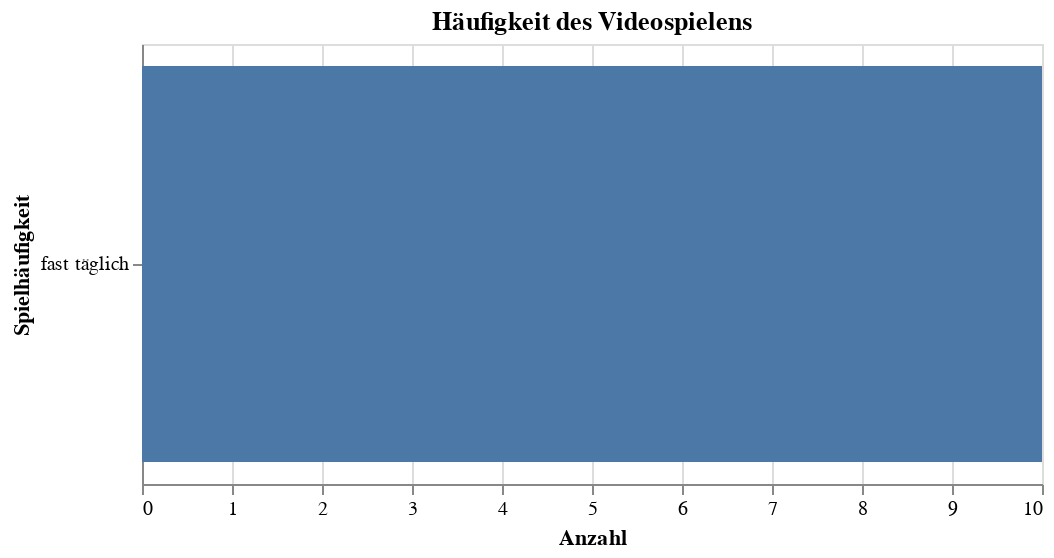

This figure's notebook cell:
### Code cell
# -----------------------------
# 3) Häufigkeit Videospiele
# -----------------------------
play_freq = freq_df(df, "Wie oft spielen Sie Videospiele", dropna=True)

play_freq_chart = alt.Chart(play_freq).mark_bar().encode(
    x=alt.X("count:Q", title="Anzahl"),
    y=alt.Y("Wie oft spielen Sie Videospiele:N", title="Spielhäufigkeit", sort="-x"),
    tooltip=[
        alt.Tooltip("Wie oft spielen Sie Videospiele:N", title="Spielhäufigkeit"),
        alt.Tooltip("count:Q", title="Anzahl"),
        alt.Tooltip("percent:Q", title="Prozent")
    ]
).properties(
    title="Häufigkeit des Videospielens",
    width=450,
    height=220
)

play_freq_chart

### Figure 1 — Vega-Lite specification as saved in the notebook (floating-point values rounded to 4 significant figures)
{"config": {"view": {"continuousWidth": 300, "continuousHeight": 300}}, "data": {"name": "data-44ddfa791860eeae4fcb95c058e599b2"}, "mark": {"type": "bar"}, "encoding": {"tooltip": [{"field": "Wie oft spielen Sie Videospiele", "title": "Spielhäufigkeit", "type": "nominal"}, {"field": "count", "title": "Anzahl", "type": "quantitative"}, {"field": "percent", "title": "Prozent", "type": "quantitative"}], "x": {"field": "count", "title": "Anzahl", "type": "quantitative"}, "y": {"field": "Wie oft spielen Sie Videospiele", "sort": "-x", "title": "Spielhäufigkeit", "type": "nominal"}}, "height": 220, "title": "Häufigkeit des Videospielens", "width": 450, "$schema": "https://vega.github.io/schema/vega-lite/v6.1.0.json", "datasets": {"data-44ddfa791860eeae4fcb95c058e599b2": [{"Wie oft spielen Sie Videospiele": "fast täglich", "count": 10, "percent": 100.0}]}}
